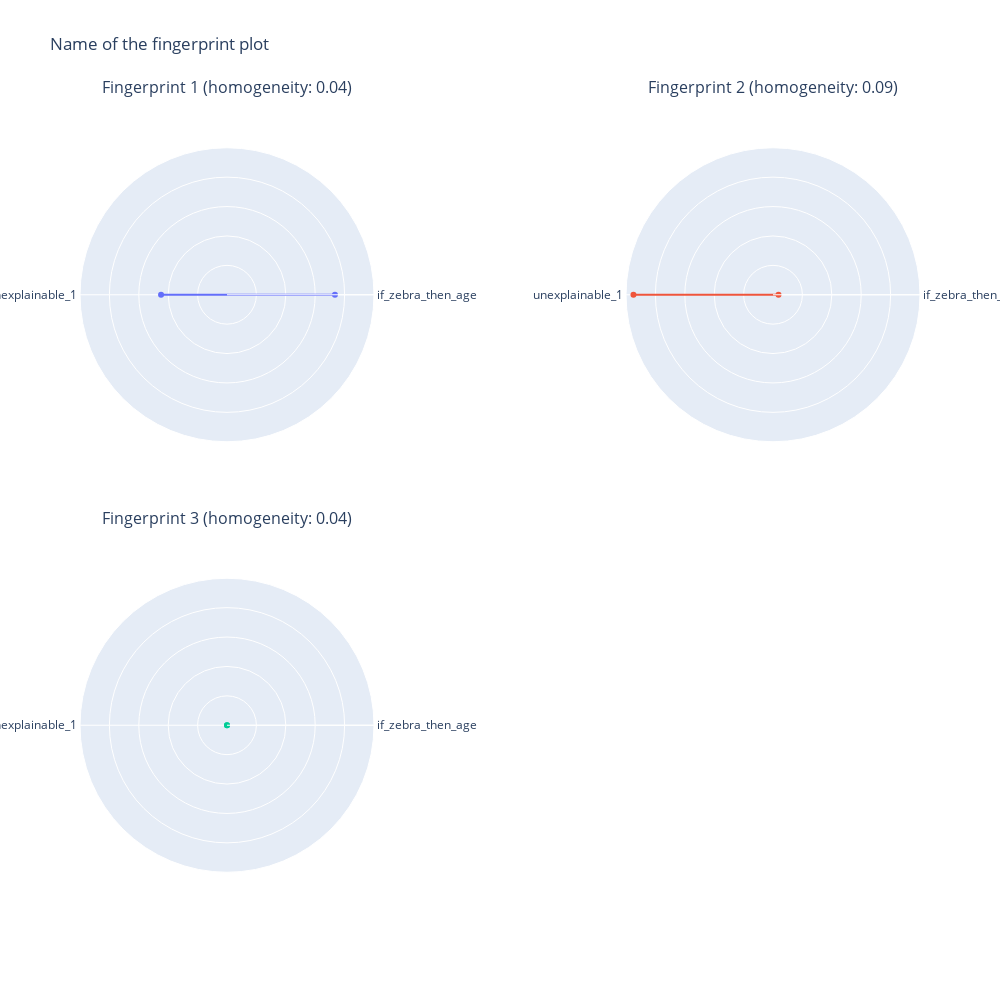

Write notebook code for a chart like this one.
### Code cell
observable_patterns_result['spider_plots']

### Figure 1 — Plotly figure (JSON) as saved in the notebook; plotly's stock layout.template omitted (floating-point values rounded to 4 significant figures)
{"data": [{"fill": "toself", "r": [0.7344, 0.4487], "subplot": "polar", "theta": ["if_zebra_then_age", "unexplainable_1"], "type": "scatterpolar"}, {"fill": "toself", "r": [0.03746, 0.9493], "subplot": "polar2", "theta": ["if_zebra_then_age", "unexplainable_1"], "type": "scatterpolar"}, {"fill": "toself", "r": [0, 0], "subplot": "polar3", "theta": ["if_zebra_then_age", "unexplainable_1"], "type": "scatterpolar"}], "layout": {"annotations": [{"font": {"size": 16}, "showarrow": false, "text": "Fingerprint 1 (homogeneity: 0.04)", "x": 0.175, "xanchor": "center", "xref": "paper", "y": 1, "yanchor": "bottom", "yref": "paper"}, {"font": {"size": 16}, "showarrow": false, "text": "Fingerprint 2 (homogeneity: 0.09)", "x": 0.825, "xanchor": "center", "xref": "paper", "y": 1, "yanchor": "bottom", "yref": "paper"}, {"font": {"size": 16}, "showarrow": false, "text": "Fingerprint 3 (homogeneity: 0.04)", "x": 0.175, "xanchor": "center", "xref": "paper", "y": 0.475, "yanchor": "bottom", "yref": "paper"}], "height": 1000, "paper_bgcolor": "rgba(0, 0, 0, 0)", "plot_bgcolor": "rgba(0, 0, 0, 0)", "polar": {"domain": {"x": [0, 0.35], "y": [0.525, 1]}, "radialaxis": {"range": [0, 1], "showticklabels": false, "visible": true}}, "polar2": {"domain": {"x": [0.65, 1.0], "y": [0.525, 1]}, "radialaxis": {"range": [0, 1], "showticklabels": false, "visible": true}}, "polar3": {"domain": {"x": [0, 0.35], "y": [0, 0.475]}, "radialaxis": {"range": [0, 1], "showticklabels": false, "visible": true}}, "polar4": {"domain": {"x": [0.65, 1.0], "y": [0, 0.475]}, "radialaxis": {"range": [0, 1], "showticklabels": false, "visible": true}}, "showlegend": false, "title": {"text": "Name of the fingerprint plot"}, "width": 1000}}
